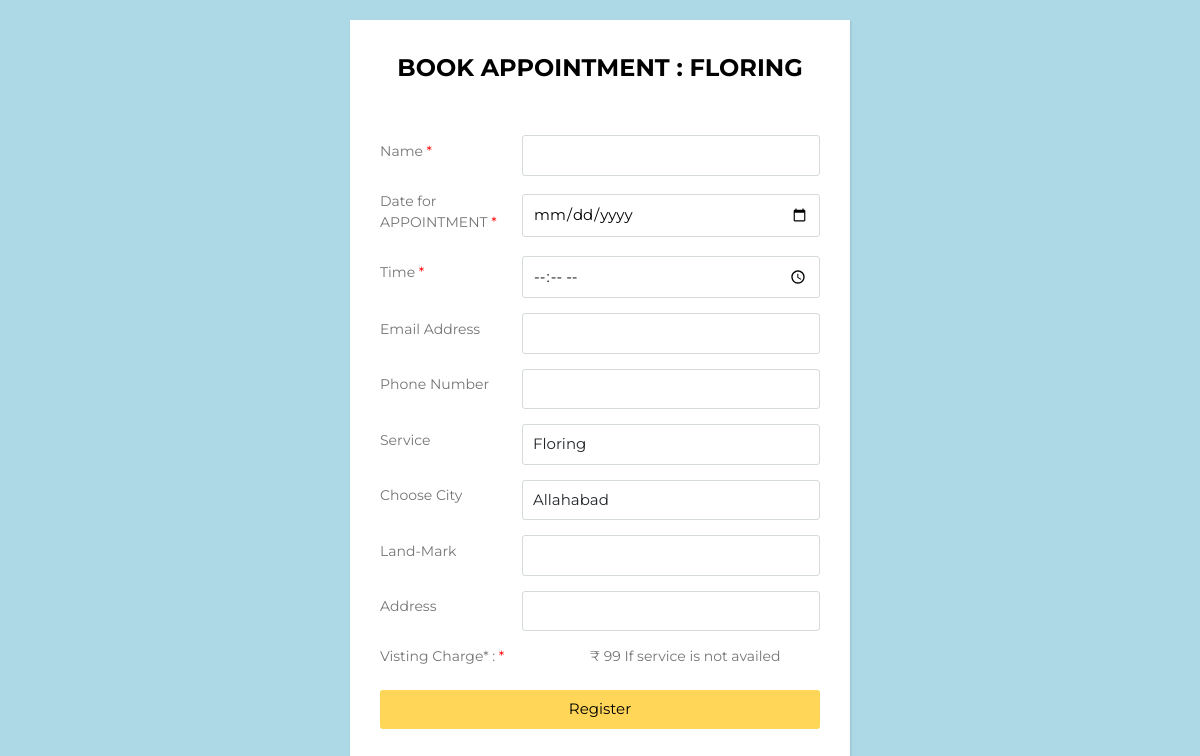
Before: /booking/7 with the older database file.
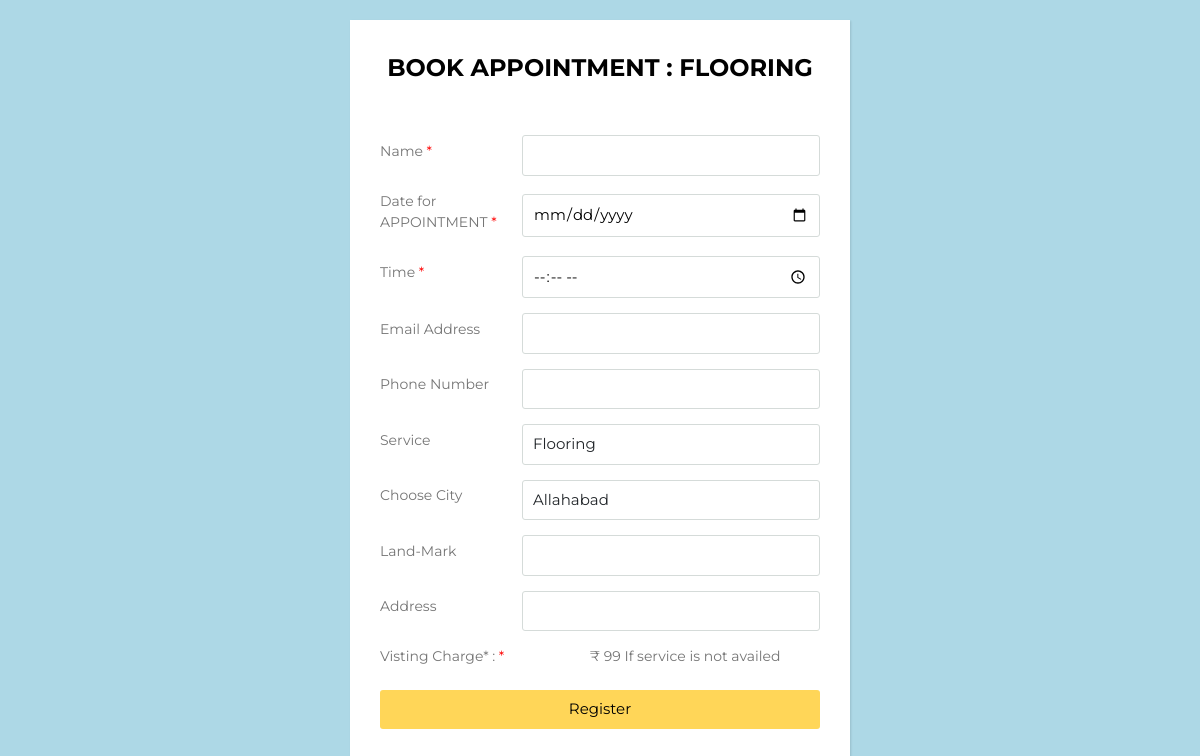
After: the same page with the newer database file.
### service/models.py (models this page shows, shortened)
class Service(models.Model):
    service_id= models.AutoField(primary_key=True)
    service_name = models.CharField(max_length=100)
    price = models.IntegerField(default=0)
    desc = models.CharField(max_length=1000)
    image = models.ImageField(upload_to='shop/images', default="")

### service/views.py (the view)
# urls.py: path("booking/<int:myid>",views.form,name='form'),
def form(request,myid):
    service=Service.objects.filter(service_id=myid)
    return render(request,"order.html",{'service':service[0]})

### templates/order.html (shortened to what this page needs)
    <!doctype html>
    <html lang="en">
      <head>
        <link rel="stylesheet" href="https://maxcdn.bootstrapcdn.com/bootstrap/4.0.0/css/bootstrap.min.css">
    {% load static %}
  </head>
    <body>
    <div class="wrapper">
      <div class="title">BOOK APPOINTMENT : {{service.service_name}}</div>
      <form method="post" action="/success/{{service.service_id}}">
      <div class="form">
        <br>
        <div class="inputfield" required>
          <label class="required">Name</label>
          <input type="text" class="input" name="name" />
        </div>
        <div class="inputfield" required>
          <label class="required" required>Date for APPOINTMENT</label>
          <input type="date" class="input" name='date' required/>
        </div>
        <div class="inputfield" required>
          <label class="required" >Time</label>
          <input type="time" class="input" name='time' required/>
        </div>
        <div class="inputfield">
          <label>Email Address</label>
          <input type="Email" class="input" name="email" >
        </div>
        <div class="inputfield">
          <label>Phone Number</label>
          <input
            type="Number"
            class="input"
            min="1000000000"
            max="9999999999"
            name="number"
          />
        </div>
        <div class="inputfield">
          <label >Service</label>
          <div class="input" name='{{service.service_name}}'>{{service.service_name}}</div>
        </div>
        <div class="inputfield">
          <label>Choose City</label>
          <div class="input">Allahabad</div>
        </div>
        <div class="inputfield">
          <label>Land-Mark</label>
          <input type="text" class="input" name='locality'/>
          </div>
        <div class="inputfield">
          <label>Address</label>
          <input type="text" class="input" name='address'/>
        </div>
        <div class="inputfield" required>
          <label class="required">Visting Charge* : </label>
          <label >₹ 99 If service is not availed </label>
        </div>
        <div class="inputfield">
          <input type="submit" value="Register" class="btn" />
        </div>
      </form>
      </div>
   </body>
</html>

Changed rows visible on the page:
changed Service: service_name "FLORING" → "FLOORING"; service_name "Floring" → "Flooring"
